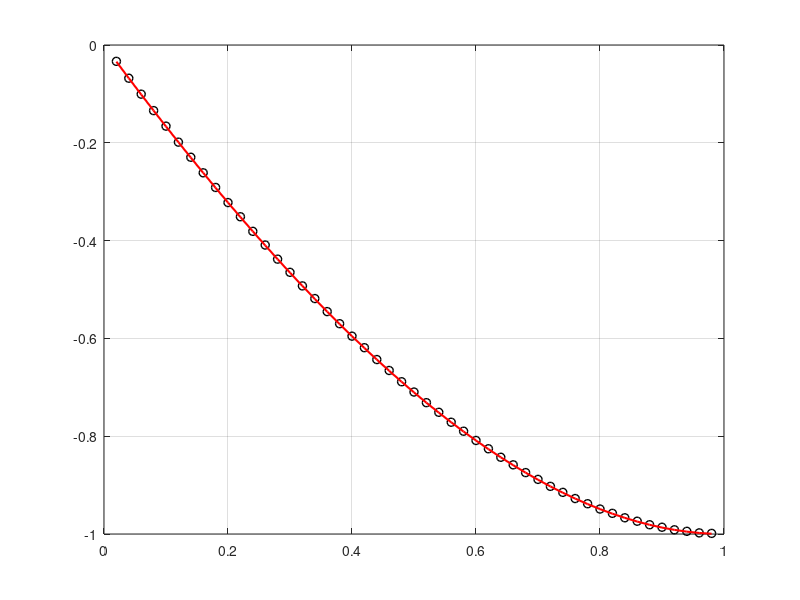

Source code (MATLAB):
% ASR NODES 2020
% SOLVES y'(t)=A(t)y+f(t) 


format long
N = 50; % no of discritization points
mm = 2;
h = 1/N; % mesh size
u0=0; % u at left boundary
u1=0; % u at right boundary
x = (h:h:1-h)'; % interior nodes
M = zeros(mm*(N-1),mm*(N-1));
b = zeros(mm*(N-1),1);

%  left
A = [0, 1;
    0, 0];
B0 = [0, 0;
    0, 1];
al0 = [u0; 0];
M(1:mm,1:mm) = -(A+B0/h);
M(1:mm,mm+1:mm*2) = (eye(mm)+B0)/(2*h);
b(1:mm) = al0/(2*h)+[0; exp(x(1))];
for i = 2:N-2
    A = [0, 1;
        0, 0];
    M(mm*(i-1)+1:mm*i,mm*(i-1)+1:mm*i) = -A;
    M(mm*(i-1)+1:mm*i,mm*(i-2)+1:mm*(i-1)) = -eye(mm)/(2*h);
    M(mm*(i-1)+1:mm*i,mm*i+1:mm*(i+1)) = eye(mm)/(2*h);
    b(mm*(i-1)+1:mm*i) = [0; exp(x(i))];
end
A = [0, 1;
        0, 0];
B1 = [1, 0;
    0, 0];
al1 = [0; u1];
M(mm*((N-1)-1)+1:mm*(N-1),mm*((N-1)-1)+1:mm*(N-1)) = -(A-B1/h);
M(mm*((N-1)-1)+1:mm*(N-1),mm*((N-1)-2)+1:mm*((N-1)-1)) = -(eye(mm)+B1)/(2*h);
b(mm*((N-1)-1)+1:mm*(N-1)) = [0; exp(x(N-1))]-al1/(2*h);

u = M\b;


figure(1);
y1 = zeros(N-1,1);
y2 = zeros(N-1,1);
for i = 1:N-1
    y1(i) = u(mm*(i-1)+1);
    y2(i) = u(mm*(i-1)+2);
end

plot(x,y1,'ok','LineWidth',1),grid on;
hold on
plot(x,-1+exp(x)+u0-exp(1)*x+u1*x,'r','LineWidth',1.5)
hold off;

